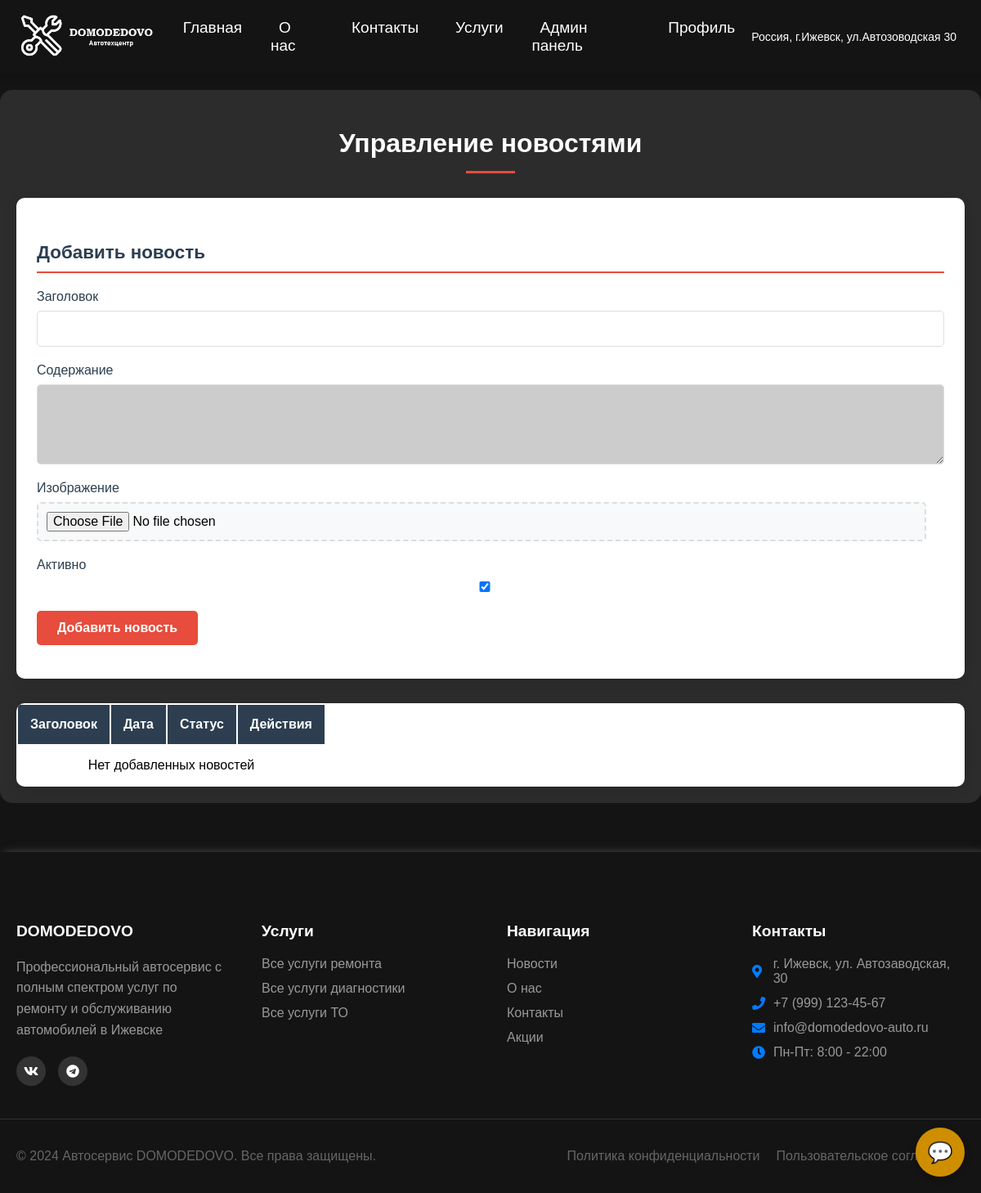
/news/manage/ (signed in), run on an earlier commit of the app's database.
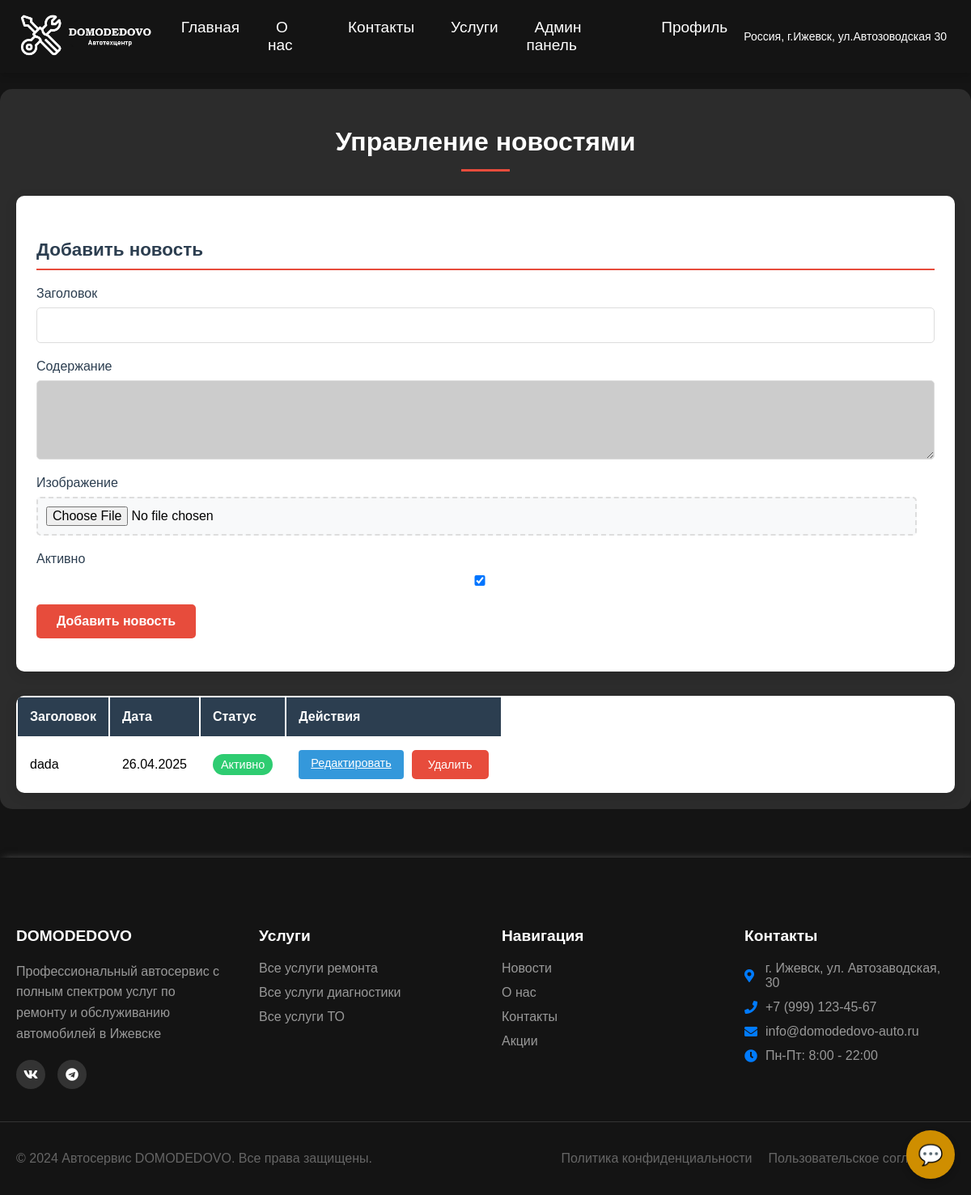
And on a later commit of the database.
### app/models.py (models this page shows, shortened)
class News(models.Model):
    title = models.CharField(max_length=200, verbose_name="Заголовок")
    content = models.TextField(verbose_name="Содержание")
    image = models.ImageField(upload_to='news/', verbose_name="Изображение")
    date = models.DateField(auto_now_add=True, verbose_name="Дата публикации")
    is_active = models.BooleanField(default=True, verbose_name="Активно")
    class Meta:
        verbose_name = "Новость"
        verbose_name_plural = "Новости"
        ordering = ['-date']

### app/views.py (the view)
# urls.py: path('news/manage/', app_views.manage_news, name='manage_news'),
@login_required
def manage_news(request):
    if request.method == 'POST':
        form = NewsForm(request.POST, request.FILES)
        if form.is_valid():
            form.save()
            messages.success(request, 'Новость успешно добавлена')
            return redirect('manage_news')
    else:
        form = NewsForm()
    news_list = News.objects.all()
    return render(request, 'news/manage_news.html', {
        'form': form,
        'news_list': news_list,
        'title': 'Управление новостями'
    })

### app/forms.py
class NewsForm(forms.ModelForm):
    class Meta:
        model = News
        fields = ['title', 'content', 'image', 'is_active']
        widgets = {
            'title': forms.TextInput(attrs={'class': 'form-control'}),
            'content': forms.Textarea(attrs={'class': 'form-control', 'rows': 4}),
            'image': forms.FileInput(attrs={'class': 'form-control'}),
            'is_active': forms.CheckboxInput(attrs={'class': 'form-check-input'}),
        }

### chat/context_processors.py (called while the page is built)
def support_status(request):
    if request.user.is_authenticated:
        return {
            'is_support_user': is_support(request.user),
            'support_unread_count': 0
        }
    return {
        'is_support_user': False,
        'support_unread_count': 0
    }

### chat/views.py (called while the page is built)
def is_support(user):
    return hasattr(user, 'profile') and user.profile.role == 'support'

### templates/news/manage_news.html (shortened to what this page needs)
{% extends 'header.html' %}
{% block content %}
<div class="management-container">
    <h2 class="management-title">Управление новостями</h2>
    <div class="form-card">
        <h4>Добавить новость</h4>
        <form method="post" enctype="multipart/form-data" class="management-form">
            {% for field in form %}
                <div class="form-group">
                    <label for="{{ field.id_for_label }}">
                        {{ field.label }}
                    </label>
                    {{ field }}
                </div>
            {% endfor %}
            <button type="submit">Добавить новость</button>
        </form>
    </div>
    <div class="records-table">
        <table>
            <thead>
                <tr>
                    <th>Заголовок</th>
                    <th>Дата</th>
                    <th>Статус</th>
                    <th>Действия</th>
                </tr>
            </thead>
            <tbody>
                {% for news_item in news_list %}
                <tr>
                    <td>{{ news_item.title }}</td>
                    <td>{{ news_item.date|date:"d.m.Y" }}</td>
                    <td>
                        <span class="status-badge {% if news_item.is_active %}status-active{% else %}status-inactive{% endif %}">
                            {% if news_item.is_active %}Активно{% else %}Неактивно{% endif %}
                        </span>
                    </td>
                    <td class="action-buttons">
                    <a href="{% url 'edit_news' news_item.id %}" class="btn-edit">Редактировать</a>
                    <a href="{% url 'delete_news' news_item.id %}" class="btn-delete">Удалить</a>
                    </td>
                </tr>
                {% empty %}
                <tr>
                    <td colspan="4" style="text-align: center;">Нет добавленных новостей</td>
                </tr>
                {% endfor %}
            </tbody>
        </table>
    </div>
</div>
{% endblock %}

What changed in the data, as far as the page shows it:
added News: title "dada", date "26.04.2025", is_active "Активно"
Also different on the page:
text no longer shown: "Нет добавленных новостей"
